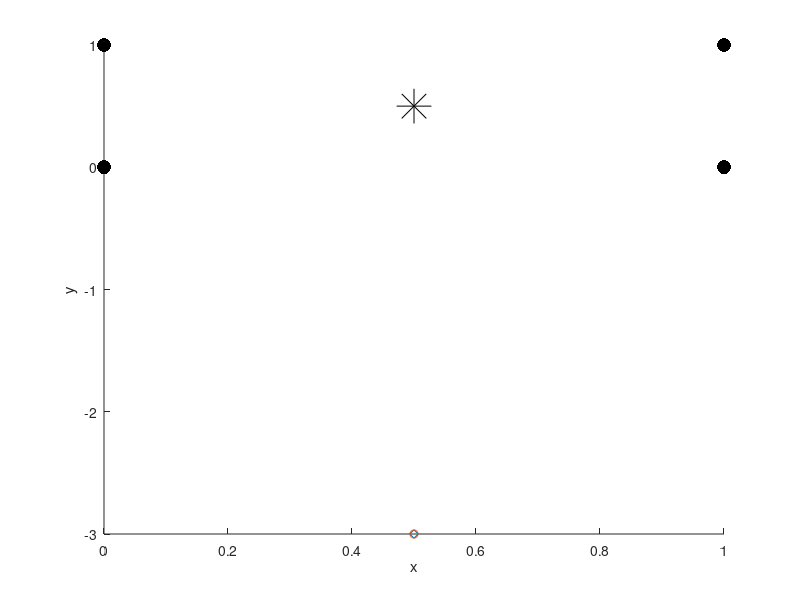

The MATLAB script that drew this image: (Note: this script raises an error after producing the figure.)
clc
clear all
close all
%Define a shape that you'll want to project

% Define a cube
% 8 points
sO = [0.5 0.5 0.5];
pts = [0 0 0; 1 0 0; 1 1 0; 0 1 0;
       0 0 1; 1 0 1; 1 1 1; 0 1 1];

% Camera definition   
C = [0.5, -3, 0.5];
f = 0.02;
senX = 1;
senY = 0.5;
PC = [1 0 0 0;
      0 1 0 0;
      0 0 1 0;
      0 0 0 1];

C2 = [0.5, -3, 2];
C = C2;

figure(1)
hold on;
% axis([-4 4, -4 4, -4 4]);
xlabel('x')
ylabel('y')
zlabel('z');
plot3(sO(1), sO(2), sO(3), '*k', 'MarkerSize', 25);
plot3(pts(:,1), pts(:,2), pts(:,3), '.k', 'MarkerSize', 30);
plot3(C(1), C(2), C(3), 'd');
plot3(C2(1), C2(2), C2(3), 'o');


cZ = sO - C;
cZ = cZ/norm(cZ);


cZ2 = sO - C2;
cZ2 = cZ2/norm(cZ2);

upV = [0 0 1];
kC = cross(upV,cZ);
kC2 = cross(upV, cZ2);

vecAngle = acos(dot(upV, cZ)) - pi/2;
vecAngle2 = acos(dot(upV, cZ2)) - pi/2;

vecAngle * 180 / pi

cY = rodrigues_rot(upV, kC, vecAngle);
cY = cY/norm(cY);

cY2 = rodrigues_rot(upV, kC2, vecAngle2);
cY2 = cY2/norm(cY2);

cX = cross(cZ, cY);
cX = cX/norm(cX);

cX2 = cross(cZ2, cY2);
cX2 = cX2/norm(cX2);


np = C + cY * 2;
np2 = C2 + cY2 * 2;

plot3(np(1), np(2), np(3), '*g', 'MarkerSize', 40)
plot3(np2(1), np2(2), np2(3), '.g', 'MarkerSize', 50);

npCheck = C2 + cZ2 * 4;

plot3(npCheck(1), npCheck(2), npCheck(3), '*b', 'MarkerSize', 40)

% Plot sensor planes
fp = C + cZ*f;
fp2 = C2 + cZ2*f;
% Center position of image plane
% But we already have the vectors

cP1 = fp + (cX*(senX/2) + cY*(senY/2));
cP2 = fp + (cX*(senX/2) + cY*(-senY/2));
cP3 = fp + (cX*(-senX/2) + cY*(senY/2));
cP4 = fp + (cX*(-senX/2) + cY*(-senY/2));
plot3(cP1(1), cP1(2), cP1(3), '.r', 'MarkerSize', 20);
plot3(cP2(1), cP2(2), cP2(3), '.r', 'MarkerSize', 20);
plot3(cP3(1), cP3(2), cP3(3), '.r', 'MarkerSize', 20);
plot3(cP4(1), cP4(2), cP4(3), '.r', 'MarkerSize', 20);

placeVec = cP1 - C;
placeVec = placeVec/norm(placeVec);
placePt = C + 10*placeVec;
placePt = [C;placePt];
plot3(placePt(:,1), placePt(:,2), placePt(:,3));

placeVec = cP2 - C;
placeVec = placeVec/norm(placeVec);
placePt = C + 10*placeVec;
placePt = [C;placePt];
plot3(placePt(:,1), placePt(:,2), placePt(:,3));

placeVec = cP3 - C;
placeVec = placeVec/norm(placeVec);
placePt = C + 10*placeVec;
placePt = [C;placePt];
plot3(placePt(:,1), placePt(:,2), placePt(:,3));

placeVec = cP4 - C;
placeVec = placeVec/norm(placeVec);
placePt = C + 10*placeVec;
placePt = [C;placePt];
plot3(placePt(:,1), placePt(:,2), placePt(:,3));
hold off;

% We have the axes of the camera in terms of world coordinates
cX;
cY;
cZ;
% We need to create a transform matrix
% Defines local to world 
M = [cX' cY' cZ'];
tran = C';
M = [M tran];
M = [M; 0 0 0 1];

% world to local
Minv = inv(M);
cP1l = Minv*[cP1 1]';
cP2l = Minv*[cP2 1]';
cP3l = Minv*[cP3 1]';
cP4l = Minv*[cP4 1]';

% camera local plot
origin = [0 0 0];
% figure(2)
% hold on
% % axis([-2 2 -2 2 -2 2])
% axis equal
% plot3(cP1l(1), cP1l(2), cP1l(3), '.r', 'MarkerSize', 20);
% plot3(cP2l(1), cP2l(2), cP2l(3), '.r', 'MarkerSize', 20);
% plot3(cP3l(1), cP3l(2), cP3l(3), '.r', 'MarkerSize', 20);
% plot3(cP4l(1), cP4l(2), cP4l(3), '.r', 'MarkerSize', 20);
% plot3(origin(1), origin(2), origin(3), '.k', 'MarkerSize', 25);
% hold off

% Converting existing points to camera coordinates
sO = [0.5 0.5 0.5];
pts = [0 0 0; 1 0 0; 1 1 0; 0 1 0;
       0 0 1; 1 0 1; 1 1 1; 0 1 1];
   
sOl = Minv*[sO 1]';
pts1l = Minv * [pts(1,:) 1]';
pts2l = Minv * [pts(2,:) 1]';
pts3l = Minv * [pts(3,:) 1]';
pts4l = Minv * [pts(4,:) 1]';
pts5l = Minv * [pts(5,:) 1]';
pts6l = Minv * [pts(6,:) 1]';
pts7l = Minv * [pts(7,:) 1]';
pts8l = Minv * [pts(8,:) 1]';

% All points now in local coordinates
points = [pts1l(1)/pts1l(3) pts1l(2)/pts1l(3);
          pts2l(1)/pts2l(3) pts2l(2)/pts2l(3);
          pts3l(1)/pts3l(3) pts3l(2)/pts3l(3);
          pts4l(1)/pts4l(3) pts4l(2)/pts4l(3);
          pts5l(1)/pts5l(3) pts5l(2)/pts5l(3);
          pts6l(1)/pts6l(3) pts6l(2)/pts6l(3);
          pts7l(1)/pts7l(3) pts7l(2)/pts7l(3);
          pts8l(1)/pts8l(3) pts8l(2)/pts8l(3)];

% fingers crossed
figure(3)
hold on

[rows, cols] = size(points); 
senX
senY

for iter = 1:rows
    if (abs(points(iter,1)) <= senX/2) & (abs(points(iter,2)) <= senY/2)
        plot(points(iter,1), points(iter,2), '.k', 'MarkerSize', 20)
    else
        fprintf('Point outside of sensor range x:%f y:%f\n', points(iter,1), points(iter,2));
    end
end

% plot(pr2(1), pr2(2), '.k', 'MarkerSize', 20)
% plot(pr3(1), pr3(2), '.k', 'MarkerSize', 20)
% plot(pr4(1), pr4(2), '.k', 'MarkerSize', 20)
% plot(pr5(1), pr5(2), '.k', 'MarkerSize', 20)
% plot(pr6(1), pr6(2), '.k', 'MarkerSize', 20)
% plot(pr7(1), pr7(2), '.k', 'MarkerSize', 20)
% plot(pr8(1), pr8(2), '.k', 'MarkerSize', 20)
hold off;
